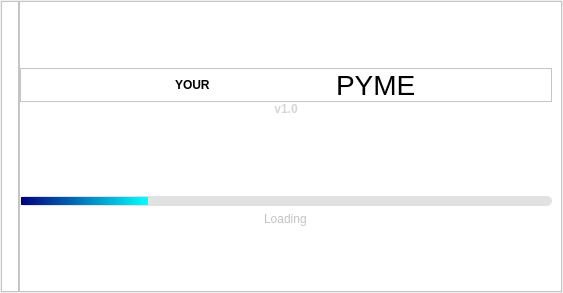
<?xml version="1.0" encoding="UTF-8"?>
<ui version="4.0">
 <class>LoadScreen</class>
 <widget class="QWidget" name="LoadScreen">
  <property name="geometry">
   <rect>
    <x>0</x>
    <y>0</y>
    <width>563</width>
    <height>293</height>
   </rect>
  </property>
  <property name="windowTitle">
   <string>Form</string>
  </property>
  <layout class="QHBoxLayout" name="horizontalLayout">
   <property name="spacing">
    <number>0</number>
   </property>
   <property name="leftMargin">
    <number>0</number>
   </property>
   <property name="topMargin">
    <number>0</number>
   </property>
   <property name="rightMargin">
    <number>0</number>
   </property>
   <property name="bottomMargin">
    <number>0</number>
   </property>
   <item>
    <widget class="QFrame" name="main_display_load">
     <property name="styleSheet">
      <string notr="true">background-color: transparent;</string>
     </property>
     <property name="frameShape">
      <enum>QFrame::StyledPanel</enum>
     </property>
     <property name="frameShadow">
      <enum>QFrame::Raised</enum>
     </property>
     <layout class="QHBoxLayout" name="horizontalLayout_3">
      <property name="spacing">
       <number>0</number>
      </property>
      <property name="leftMargin">
       <number>0</number>
      </property>
      <property name="topMargin">
       <number>0</number>
      </property>
      <property name="rightMargin">
       <number>0</number>
      </property>
      <property name="bottomMargin">
       <number>0</number>
      </property>
      <item>
       <widget class="QFrame" name="icon_frame">
        <property name="maximumSize">
         <size>
          <width>200</width>
          <height>16777210</height>
         </size>
        </property>
        <property name="styleSheet">
         <string notr="true">#icon_frame {
	background-color: rgb(255, 255, 255);
}
#icon_label {
}</string>
        </property>
        <property name="frameShape">
         <enum>QFrame::StyledPanel</enum>
        </property>
        <property name="frameShadow">
         <enum>QFrame::Raised</enum>
        </property>
        <layout class="QVBoxLayout" name="verticalLayout">
         <property name="spacing">
          <number>0</number>
         </property>
         <property name="leftMargin">
          <number>9</number>
         </property>
         <property name="topMargin">
          <number>0</number>
         </property>
         <property name="rightMargin">
          <number>0</number>
         </property>
         <property name="bottomMargin">
          <number>0</number>
         </property>
         <item>
          <widget class="QLabel" name="icon_label">
           <property name="maximumSize">
            <size>
             <width>200</width>
             <height>200</height>
            </size>
           </property>
           <property name="text">
            <string/>
           </property>
           <property name="pixmap">
            <pixmap resource="../resource/resources.qrc">:/logo/dark_pythonLogo.png</pixmap>
           </property>
           <property name="scaledContents">
            <bool>true</bool>
           </property>
           <property name="alignment">
            <set>Qt::AlignCenter</set>
           </property>
           <property name="wordWrap">
            <bool>false</bool>
           </property>
           <property name="margin">
            <number>0</number>
           </property>
          </widget>
         </item>
        </layout>
       </widget>
      </item>
      <item>
       <widget class="QFrame" name="main_load_frame">
        <property name="styleSheet">
         <string notr="true">#main_load_frame {
	background-color: rgb(255, 255, 255);
}

QProgressBar {
	background-color: rgb(225, 225, 225);
	border-radius: 5px;

	text-align: center;
	color: rgb(255, 255, 255);
	padding: 1px;
}
QProgressBar:chunk {
	border-radius: 5px;
	background-color: qlineargradient(spread:pad, x1:0, y1:0, x2:1, y2:0, stop:0 rgba(0, 0, 127, 255), stop:1 rgba(0, 255, 255, 255));
}
#main_app_label {
	font-weight: 1000;
	color: rgb(0, 0, 0);
	margin-left: 80px;
}
#main_app_label_2 {
	color: rgb(0, 0, 0);
	margin-right: 85px;
}
#app_version {
	font-weight: 500;
	color: rgb(214, 214, 214);
}
#main_frame_label  {
	
	background-color: rgb(255, 255, 255);
}
#loading_label {
	color: rgb(195, 195, 195);
}</string>
        </property>
        <property name="frameShape">
         <enum>QFrame::StyledPanel</enum>
        </property>
        <property name="frameShadow">
         <enum>QFrame::Raised</enum>
        </property>
        <layout class="QVBoxLayout" name="verticalLayout_2">
         <property name="spacing">
          <number>0</number>
         </property>
         <property name="leftMargin">
          <number>0</number>
         </property>
         <property name="topMargin">
          <number>0</number>
         </property>
         <property name="rightMargin">
          <number>9</number>
         </property>
         <property name="bottomMargin">
          <number>0</number>
         </property>
         <item>
          <spacer name="verticalSpacer_4">
           <property name="orientation">
            <enum>Qt::Vertical</enum>
           </property>
           <property name="sizeHint" stdset="0">
            <size>
             <width>20</width>
             <height>40</height>
            </size>
           </property>
          </spacer>
         </item>
         <item>
          <widget class="QFrame" name="main_frame_label">
           <property name="frameShape">
            <enum>QFrame::StyledPanel</enum>
           </property>
           <property name="frameShadow">
            <enum>QFrame::Raised</enum>
           </property>
           <layout class="QHBoxLayout" name="horizontalLayout_2">
            <property name="spacing">
             <number>0</number>
            </property>
            <property name="leftMargin">
             <number>0</number>
            </property>
            <property name="topMargin">
             <number>0</number>
            </property>
            <property name="rightMargin">
             <number>0</number>
            </property>
            <property name="bottomMargin">
             <number>0</number>
            </property>
            <item alignment="Qt::AlignHCenter">
             <widget class="QLabel" name="main_app_label">
              <property name="font">
               <font>
                <weight>99</weight>
                <bold>true</bold>
               </font>
              </property>
              <property name="text">
               <string>YOUR</string>
              </property>
             </widget>
            </item>
            <item alignment="Qt::AlignHCenter">
             <widget class="QLabel" name="main_app_label_2">
              <property name="font">
               <font>
                <pointsize>21</pointsize>
               </font>
              </property>
              <property name="text">
               <string>PYME</string>
              </property>
             </widget>
            </item>
           </layout>
          </widget>
         </item>
         <item>
          <widget class="QLabel" name="app_version">
           <property name="font">
            <font>
             <weight>62</weight>
             <bold>true</bold>
            </font>
           </property>
           <property name="text">
            <string>v1.0</string>
           </property>
           <property name="alignment">
            <set>Qt::AlignCenter</set>
           </property>
           <property name="margin">
            <number>0</number>
           </property>
           <property name="indent">
            <number>-1</number>
           </property>
          </widget>
         </item>
         <item>
          <spacer name="verticalSpacer_2">
           <property name="orientation">
            <enum>Qt::Vertical</enum>
           </property>
           <property name="sizeType">
            <enum>QSizePolicy::Minimum</enum>
           </property>
           <property name="sizeHint" stdset="0">
            <size>
             <width>20</width>
             <height>80</height>
            </size>
           </property>
          </spacer>
         </item>
         <item>
          <widget class="QProgressBar" name="progressBar">
           <property name="maximumSize">
            <size>
             <width>16777215</width>
             <height>10</height>
            </size>
           </property>
           <property name="value">
            <number>24</number>
           </property>
           <property name="format">
            <string/>
           </property>
          </widget>
         </item>
         <item>
          <spacer name="verticalSpacer_3">
           <property name="orientation">
            <enum>Qt::Vertical</enum>
           </property>
           <property name="sizeType">
            <enum>QSizePolicy::Maximum</enum>
           </property>
           <property name="sizeHint" stdset="0">
            <size>
             <width>20</width>
             <height>6</height>
            </size>
           </property>
          </spacer>
         </item>
         <item alignment="Qt::AlignHCenter">
          <widget class="QLabel" name="loading_label">
           <property name="text">
            <string>Loading</string>
           </property>
          </widget>
         </item>
         <item>
          <spacer name="verticalSpacer">
           <property name="orientation">
            <enum>Qt::Vertical</enum>
           </property>
           <property name="sizeHint" stdset="0">
            <size>
             <width>20</width>
             <height>40</height>
            </size>
           </property>
          </spacer>
         </item>
        </layout>
       </widget>
      </item>
     </layout>
    </widget>
   </item>
  </layout>
 </widget>
 <resources>
  <include location="../resource/resources.qrc"/>
 </resources>
 <connections/>
</ui>
